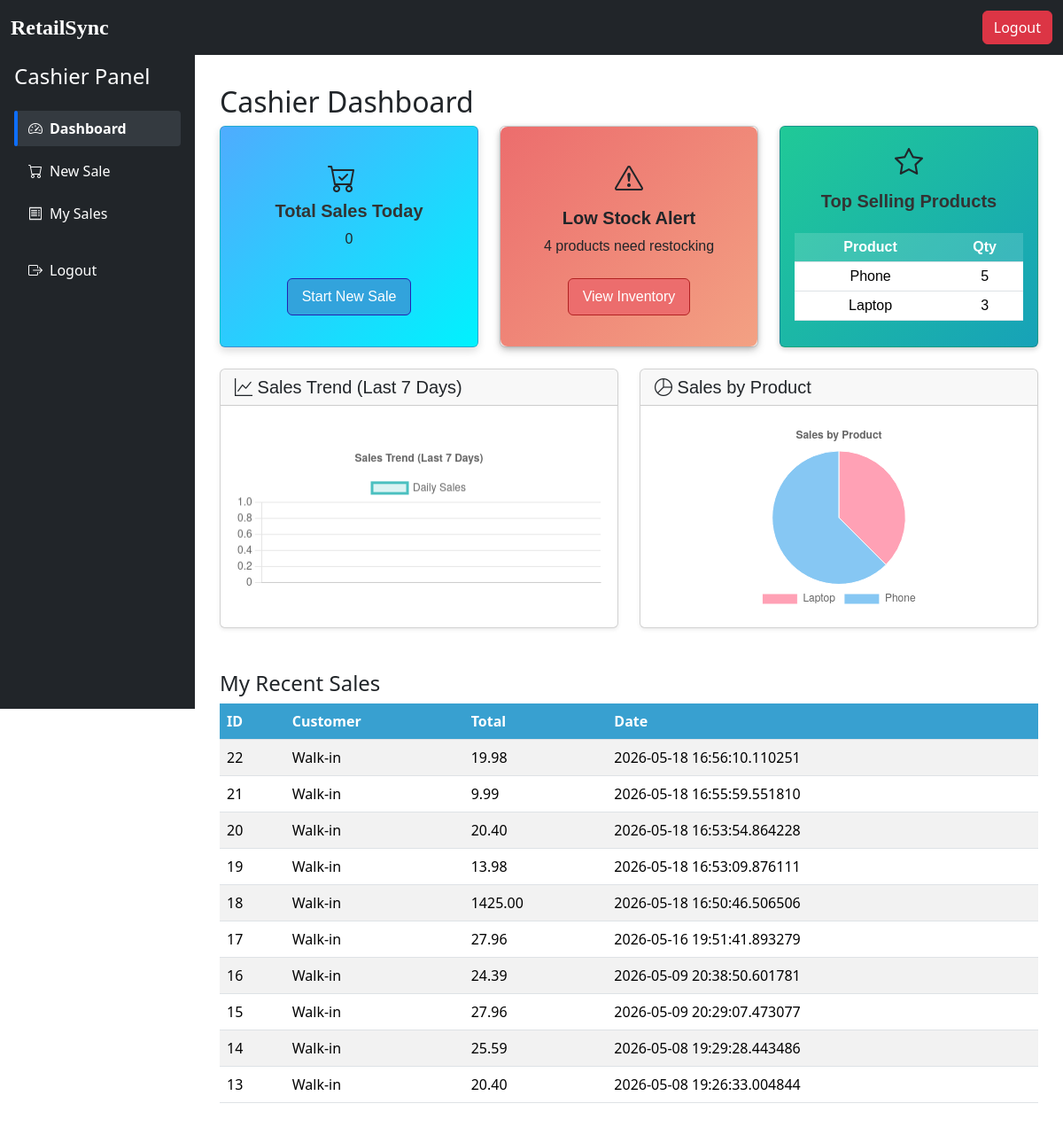
/cashier_dashboard (signed in), run on the app's committed database.
### models.py (models this page shows, shortened)
class Product(db.Model):
    __tablename__ = "products"
    id = db.Column(db.Integer, primary_key=True)
    name = db.Column(db.String, nullable=False)
    barcode = db.Column(db.String, unique=True, nullable=False)
    price = db.Column(db.Float, nullable=False)
    stock = db.Column(db.Integer, nullable=False)
    sale_items = db.relationship("SaleItem", back_populates="product")
    flagged = db.Column(db.Boolean, default=False)
    category = db.Column(db.String(50), nullable=True)

class Sale(db.Model):
    __tablename__ = "sales"
    id = db.Column(db.Integer, primary_key=True)
    cashier_id = db.Column(db.Integer, db.ForeignKey("users.id"), nullable=False)
    created_at = db.Column(db.DateTime, default=datetime.utcnow, nullable=False)
    date = db.Column(db.DateTime, default=datetime.utcnow, nullable=False)
    total = db.Column(db.Float, nullable=False, default=0.0)
    items = db.Column(db.Integer, nullable=False, default=0)
    customer_id = db.Column(db.Integer, db.ForeignKey("customers.id"), nullable=False)
    customer = db.relationship("Customer", back_populates="sales")
    discount = db.Column(db.Float, nullable=False, server_default="0")  # percentage or flat amount
    voided = db.Column(db.Integer, nullable=False, server_default="0")
    sale_items = db.relationship("SaleItem", back_populates="sale")
    cashier = db.relationship("User", back_populates="sales")

class Customer(db.Model):
    __tablename__ = "customers"
    id = db.Column(db.Integer, primary_key=True)
    name = db.Column(db.String, nullable=False)
    phone = db.Column(db.String, nullable=True)
    sales = db.relationship("Sale", back_populates="customer")

### app.py (the view)
@app.route("/cashier_dashboard")
@login_required
@role_required("Cashier")
def cashier_dashboard():
    cashier_id = session.get("user_id")
    products = Product.query.all()
    today = datetime.utcnow().date()
    total_sales_today = db.session.query(func.sum(Sale.total))\
        .filter(func.date(Sale.date) == today, Sale.cashier_id == cashier_id)\
        .scalar() or 0
    recent_sales = Sale.query.filter_by(cashier_id=cashier_id)\
        .order_by(Sale.date.desc())\
        .limit(10).all()
    low_stock_products = Product.query.filter(Product.stock < 5).all()
    low_stock_count = len(low_stock_products)
    seven_days_ago = datetime.utcnow().date() - timedelta(days=7)
    top_products = db.session.query(
    Product.name,
    func.sum(SaleItem.quantity).label("total_qty")
).join(SaleItem, Product.id == SaleItem.product_id)\
 .join(Sale, Sale.id == SaleItem.sale_id)\
 .group_by(Product.name)\
 .order_by(func.sum(SaleItem.quantity).desc())\
 .limit(5).all()
    seven_days_ago = datetime.utcnow() - timedelta(days=7)
    sales_trend = db.session.query(
        func.date(Sale.date).label("sale_date"),
        func.sum(Sale.total).label("daily_total")
    ).filter(Sale.date >= seven_days_ago, Sale.cashier_id == cashier_id)\
     .group_by(func.date(Sale.date))\
     .order_by(func.date(Sale.date)).all()
    labels = [str(row.sale_date) for row in sales_trend]
    totals = [float(row.daily_total) for row in sales_trend]
    seven_days_ago = datetime.utcnow().date() - timedelta(days=7)
    product_sales = db.session.query(
    Product.name,
    func.sum(SaleItem.quantity).label("product_total")
).join(SaleItem, SaleItem.product_id == Product.id)\
 .join(Sale, Sale.id == SaleItem.sale_id)\
 .group_by(Product.name).all()
    product_labels = [row.name for row in product_sales]
    product_totals = [int(row.product_total or 0) for row in product_sales]
    all_sales = Sale.query.all()
    for s in all_sales:
       print(s.id, s.date, s.cashier_id)
    all_items = SaleItem.query.all()
    for i in all_items:
       print("SaleItem:", i.id, i.sale_id, i.product_id, i.quantity, i.price)
    return render_template(
        "dashboard_cashier.html",
        products=products,
        total_sales_today=total_sales_today,
        recent_sales=recent_sales,
        low_stock_count=low_stock_count,
        top_products=top_products,
        labels=labels,
        totals=totals,
        product_labels=product_labels,
        product_totals=product_totals
    )

### templates/dashboard_cashier.html (shortened to what this page needs)
{% extends "base.html" %}
{% block content %}
<div class="container mt-4">
  <h2>Cashier Dashboard</h2>
  <div class="row mb-4">
  <div class="col-md-4">
    <div class="card card-sales uniform-card  p-3">
      <div class="card-body d-flex flex-column align-items-center justify-content-center text-center">
         <i class="bi bi-cart-check fs-2 me-3"></i>
          <div>
        <h5 class="heading">Total Sales Today</h5>
        <p>{{ total_sales_today }}</p>
        </div>
        <a href="{{ url_for('new_sale') }}" class="btn-new-sale mt-3">Start New Sale</a>
      </div>
    </div>
  </div>
  <div class="col-md-4">
    <div class="card text-center uniform-card ">
      <div class="card-body low-stock-alert d-flex flex-column align-items-center justify-content-center text-center">
  <i class="bi bi-exclamation-triangle fs-2 mb-2 icon-stock"></i>
  <h5 class="card-title heading">Low Stock Alert</h5>
  <p>{{ low_stock_count }} products need restocking</p>
  <a href="{{ url_for('cashier_inventory') }}" class="btn-sm btn-restock mt-2">View Inventory</a>
</div>
    </div>
  </div>
<div class="col-md-4">
  <div class="card top-products-card uniform-card text-center">
    <div class="card-body">
      <div class="d-flex flex-column align-items-center justify-content-center">
        <i class="bi bi-star fs-2 mb-2 icon-top"></i>
        <h5 class="heading">Top Selling Products</h5>
      </div>
      <table class="table table-sm mt-3">
        <thead>
          <tr><th>Product</th><th>Qty</th></tr>
        </thead>
        <tbody>
          {% for product, qty in top_products %}
            <tr><td>{{ product }}</td><td>{{ qty }}</td></tr>
          {% endfor %}
        </tbody>
      </table>
    </div>
  </div>
</div>
</div>
<div class="row mb-4">
  <div class="col-md-6">
    <div class="card shadow-sm mb-4">
  <div class="card-header">
    <h5 class="mb-0"><i class="bi bi-graph-up"></i> Sales Trend (Last 7 Days)</h5>
  </div>
  <div class="card-body chart-container">
    <canvas id="salesTrendChart" height="120"></canvas>
  </div>
</div>
  </div>
  <div class="col-md-6">
    <div class="card shadow-sm mb-4">
  <div class="card-header ">
    <h5 class="mb-0"><i class="bi bi-pie-chart"></i> Sales by Product</h5>
  </div>
  <div class="card-body chart-container">
    <canvas id="productChart" height="120"></canvas>
  </div>
</div>
  </div>
</div>
<div class="row mb-4">
  <div class="col-md-12">
    <h4>My Recent Sales</h4>
    <table class="table table-striped recent-sales-table table-hover">
      <thead><tr><th>ID</th><th>Customer</th><th>Total</th><th>Date</th></tr></thead>
      <tbody>
        {% for sale in recent_sales %}
          <tr>
            <td>{{ sale.id }}</td>
            <td>{{ sale.customer.name }}</td>
            <td>{{ "%.2f"|format(sale.total) }}</td>
            <td>{{ sale.date }}</td>
          </tr>
        {% endfor %}
      </tbody>
    </table>
  </div>
</div>
<script>
document.addEventListener("DOMContentLoaded", () => {
  const canvas = document.getElementById('salesTrendChart');
  if (!canvas) {
    console.error("salesTrendChart canvas not found");
    return;
  }
  const ctx = canvas.getContext('2d');
  const chartLabels = JSON.parse('{{ labels|tojson|safe }}');
  const chartDataTotals = JSON.parse('{{ totals|tojson|safe}}');
  if (!chartLabels || !chartDataTotals) {
    console.error("Chart data not provided");
    return;
  }
  new Chart(ctx, {
    type: 'line',
    data: {
      labels: chartLabels,
      datasets: [{
        label: 'Daily Sales',
        data: chartDataTotals,
        borderColor: 'rgba(75, 192, 192, 1)',
        backgroundColor: 'rgba(75, 192, 192, 0.2)',
        fill: true,
        tension: 0.3
      }]
    },
    options: {
      responsive: true,
      plugins: {
        legend: { display: true },
        title: { display: true, text: 'Sales Trend (Last 7 Days)' }
      },
      scales: {
        y: { beginAtZero: true }
      }
    }
  });
});
// Product Chart
document.addEventListener("DOMContentLoaded", () => {
  const productCanvas = document.getElementById('productChart');
  if (!productCanvas) return;
  const ctxProduct = productCanvas.getContext('2d');
  const productLabels = JSON.parse('{{ product_labels|tojson|safe }}');
  const productTotals = JSON.parse('{{ product_totals|tojson|safe }}');
  new Chart(ctxProduct, {
    type: 'pie',
    data: {
      labels: productLabels,
      datasets: [{
        data: productTotals,
        backgroundColor: [
          'rgba(255, 99, 132, 0.6)',
          'rgba(54, 162, 235, 0.6)',
          'rgba(255, 206, 86, 0.6)',
          'rgba(75, 192, 192, 0.6)',
          'rgba(153, 102, 255, 0.6)',
          'rgba(255, 159, 64, 0.6)'
        ],
        borderColor: '#fff',
        borderWidth: 1
      }]
    },
    options: {
      responsive: true,
      plugins: {
        legend: { position: 'bottom' },
        title: { display: true, text: 'Sales by Product' },
        tooltip: {
          callbacks: {
            label: function(context) {
              const value = context.raw;
              const total = context.dataset.data.reduce((a, b) => a + b, 0);
              const percentage = ((value / total) * 100).toFixed(1);
              return `${context.label}: ${value.toFixed(2)} (${percentage}%)`;
            }
          }
        }
      }
    }
  });
});
</script>
{% endblock %}

### templates/base.html (shortened to what this page needs)
<!DOCTYPE html>
<html lang="en">
<head>
  <link rel="stylesheet" href="{{ url_for('static', filename='style.css') }}">
  <link rel="stylesheet" href="https://cdn.jsdelivr.net/npm/bootstrap@5.3.3/dist/css/bootstrap.min.css">
  <link rel="stylesheet" href="https://cdn.jsdelivr.net/npm/bootstrap-icons/font/bootstrap-icons.css">
</head>
<body>
  {% if request.endpoint not in ['login','register'] %}
    <nav class="navbar navbar-expand-lg navbar-dark fixed-top bg-dark">
      <div class="container-fluid">
        <a class="navbar-brand" href="#" style="font-weight: bold; font-size: 1.5rem; font-family: Times New Roman;">RetailSync</a>
        {% if session.get('user_id') %}
          <a href="{{ url_for('logout') }}" class="btn btn-danger">Logout</a>
        {% endif %}
      </div>
    </nav>
    <div class="layout">
      {% if session.get('user_id') %}
        <nav class="sidebar">
          {% if session.get('role') == 'Admin' %}
  <h4 class="mb-4">Admin Panel</h4>
  <ul class="nav flex-column">
    <div class="indicator"></div>
    <li class="nav-item mb-2">
      <a class="nav-link {% if request.endpoint == 'admin_dashboard' %}active{% endif %}" href="{{ url_for('admin_dashboard') }}">
        <i class="bi bi-speedometer2"></i> Dashboard
      </a>
    </li>
    <li class="nav-item mb-2">
      <a class="nav-link {% if request.endpoint == 'manage_users' %}active{% endif %}" href="{{ url_for('manage_users') }}">
        <i class="bi bi-people"></i> Manage Users
      </a>
    </li>
    <li class="nav-item mb-2">
      <a class="nav-link {% if request.endpoint == 'products_table' %}active{% endif %}" href="{{ url_for('products_table') }}">
        <i class="bi bi-box-seam"></i> Products
      </a>
    </li>
    <li class="nav-item">
      <a class="nav-link" href="{{ url_for('flagged_products') }}">
        <i class="bi bi-flag"></i> Flagged Products
      </a>
    </li>
    <li class="nav-item">
  <a class="nav-link" href="{{ url_for('discounts_over_time') }}">
    <i class="bi bi-graph-up"></i> Discounts Over Time
  </a>
</li>
    <li class="nav-item mb-2">
      <a class="nav-link {% if request.endpoint == 'sales_history_paginated' %}active{% endif %}" href="{{ url_for('sales_history_paginated') }}">
        <i class="bi bi-receipt"></i> Sales History
      </a>
    </li>
  </ul>
{% elif session.get('role') == 'Cashier' %}
  <h4 class="mb-4">Cashier Panel</h4>
  <ul class="nav flex-column">
    <div class="indicator"></div>
    <li class="nav-item mb-2">
      <a class="nav-link {% if request.endpoint == 'cashier_dashboard' %}active{% endif %}" href="{{ url_for('cashier_dashboard') }}">
        <i class="bi bi-speedometer2"></i> Dashboard
      </a>
    </li>
    <li class="nav-item mb-2">
      <a class="nav-link {% if request.endpoint == 'new_sale' %}active{% endif %}" href="{{ url_for('new_sale') }}">
        <i class="bi bi-cart"></i> New Sale
      </a>
    </li>
    <li class="nav-item mb-2">
      <a class="nav-link {% if request.endpoint == 'cashier_sales_history' %}active{% endif %}" href="{{ url_for('cashier_sales_history') }}">
        <i class="bi bi-receipt"></i> My Sales
      </a>
    </li>
  </ul>
{% endif %}
<ul class="nav flex-column mt-3">
  <li class="nav-item mb-2">
    <a class="nav-link" href="{{ url_for('logout') }}">
      <i class="bi bi-box-arrow-right"></i> Logout
    </a>
  </li>
</ul>
        </nav>
      {% endif %}
    {% endif %}
  <main class="main-content" id="content-area">
    {% block content %}{% endblock %}
  </main>
 {% if request.endpoint not in ['login','register'] %}
    </div>
  {% endif %}
</body>
</body>
</html>

### data on the page
Product: name "Phone", qty "5"
Product: name "Laptop", qty "3"
Sale: id "22", customer.name "Walk-in", total "19.98", date "2026-05-18 16:56:10.110251"
Sale: id "21", customer.name "Walk-in", total "9.99", date "2026-05-18 16:55:59.551810"
Sale: id "20", customer.name "Walk-in", total "20.40", date "2026-05-18 16:53:54.864228"
Sale: id "19", customer.name "Walk-in", total "13.98", date "2026-05-18 16:53:09.876111"
Sale: id "18", customer.name "Walk-in", total "1425.00", date "2026-05-18 16:50:46.506506"
Sale: id "17", customer.name "Walk-in", total "27.96", date "2026-05-16 19:51:41.893279"
Sale: id "16", customer.name "Walk-in", total "24.39", date "2026-05-09 20:38:50.601781"
Sale: id "15", customer.name "Walk-in", total "27.96", date "2026-05-09 20:29:07.473077"
Sale: id "14", customer.name "Walk-in", total "25.59", date "2026-05-08 19:29:28.443486"
Sale: id "13", customer.name "Walk-in", total "20.40", date "2026-05-08 19:26:33.004844"

### other printed values
{{ total_sales_today }} "0"
{{ low_stock_count }} "4"
chart data {{ product_labels|tojson|safe }} ["Laptop", "Phone"]
chart data {{ product_totals|tojson|safe }} [3, 5]
